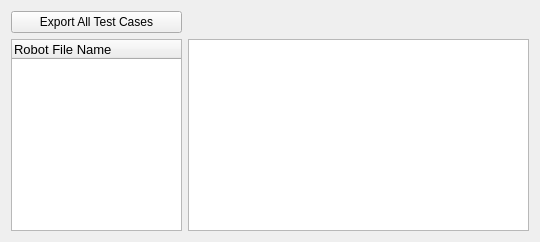
        <widget class="QWidget" name="tab_8">
         <attribute name="title">
          <string>Pre-View</string>
         </attribute>
         <layout class="QHBoxLayout" name="horizontalLayout_7">
          <item>
           <layout class="QGridLayout" name="gridLayout_19" rowstretch="0,0" columnstretch="1,2">
            <item row="0" column="0">
             <widget class="QPushButton" name="btn_export_test_cases">
              <property name="text">
               <string>Export All Test Cases</string>
              </property>
             </widget>
            </item>
            <item row="1" column="0">
             <widget class="QTreeWidget" name="table_robot_file_list">
              <property name="font">
               <font>
                <family>Segoe UI</family>
                <pointsize>10</pointsize>
               </font>
              </property>
              <property name="editTriggers">
               <set>QAbstractItemView::NoEditTriggers</set>
              </property>
              <property name="dragEnabled">
               <bool>false</bool>
              </property>
              <column>
               <property name="text">
                <string>Robot File Name</string>
               </property>
              </column>
             </widget>
            </item>
            <item row="1" column="1">
             <widget class="QTextBrowser" name="text_robot_file">
              <property name="font">
               <font>
                <family>Segoe UI</family>
                <pointsize>10</pointsize>
               </font>
              </property>
              <property name="html">
               <string>&lt;!DOCTYPE HTML PUBLIC &quot;-//W3C//DTD HTML 4.0//EN&quot; &quot;http://www.w3.org/TR/REC-html40/strict.dtd&quot;&gt;
&lt;html&gt;&lt;head&gt;&lt;meta name=&quot;qrichtext&quot; content=&quot;1&quot; /&gt;&lt;style type=&quot;text/css&quot;&gt;
p, li { white-space: pre-wrap; }
&lt;/style&gt;&lt;/head&gt;&lt;body style=&quot; font-family:'Segoe UI'; font-size:10pt; font-weight:400; font-style:normal;&quot;&gt;
&lt;p style=&quot;-qt-paragraph-type:empty; margin-top:0px; margin-bottom:0px; margin-left:0px; margin-right:0px; -qt-block-indent:0; text-indent:0px;&quot;&gt;&lt;br /&gt;&lt;/p&gt;&lt;/body&gt;&lt;/html&gt;</string>
              </property>
             </widget>
            </item>
           </layout>
          </item>
         </layout>
        </widget>
